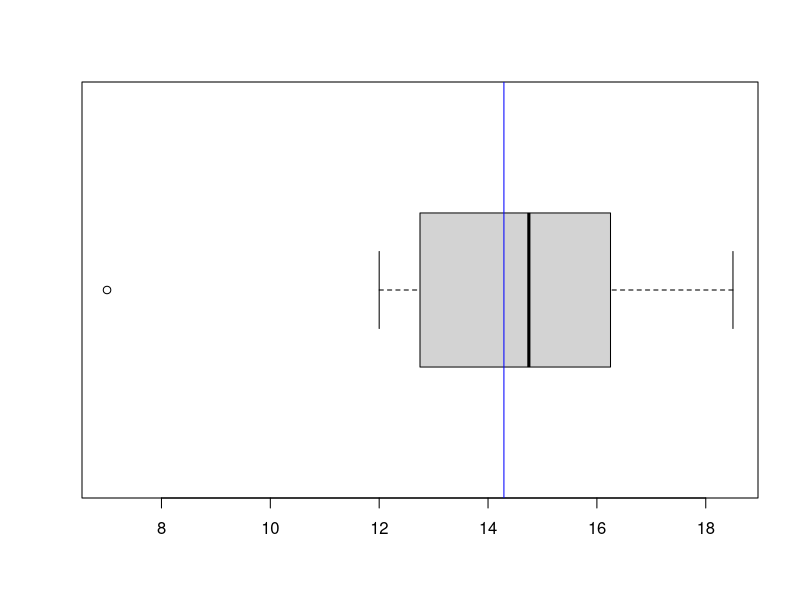

R code for this plot:

new_vector <-c(12,14,14.5,17,13.5,18.5,16,15.5,15,7,12,16.5)

mean(new_vector)
quantile(new_vector)

boxplot(new_vector,horizontal = TRUE)
abline(v=mean(new_vector), col="blue")
#not symmetric, has one outlier on left